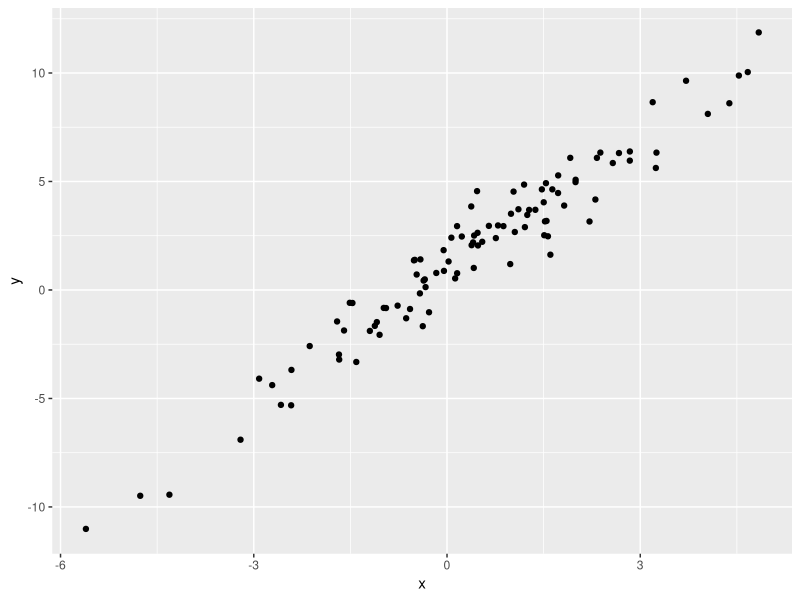

R code for this plot:
## ---- chunk 1
library(tidyverse)
## ---- chunk 2
plot_df = 
  tibble(
    x = rnorm(100, mean = 1, sd = 2),
    y = 1 + 2* x + rnorm(100)
  )
## ---- chunk 3
plot_df |> 
  ggplot(aes(x, y)) +
  geom_point()
